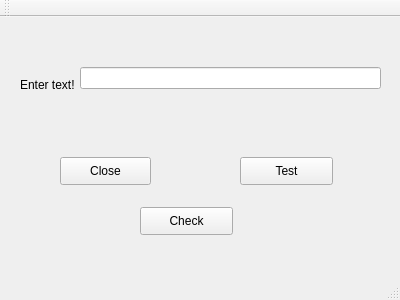
<?xml version="1.0" encoding="UTF-8"?>
<ui version="4.0">
 <class>MainWindow</class>
 <widget class="QMainWindow" name="MainWindow">
  <property name="geometry">
   <rect>
    <x>0</x>
    <y>0</y>
    <width>400</width>
    <height>300</height>
   </rect>
  </property>
  <property name="windowTitle">
   <string>MainWindow</string>
  </property>
  <widget class="QWidget" name="centralWidget">
   <widget class="QLineEdit" name="lineEdit">
    <property name="geometry">
     <rect>
      <x>80</x>
      <y>50</y>
      <width>301</width>
      <height>22</height>
     </rect>
    </property>
   </widget>
   <widget class="QLabel" name="label">
    <property name="geometry">
     <rect>
      <x>20</x>
      <y>60</y>
      <width>55</width>
      <height>16</height>
     </rect>
    </property>
    <property name="text">
     <string>Enter text!</string>
    </property>
   </widget>
   <widget class="QPushButton" name="pushButton">
    <property name="geometry">
     <rect>
      <x>240</x>
      <y>140</y>
      <width>93</width>
      <height>28</height>
     </rect>
    </property>
    <property name="text">
     <string>Test</string>
    </property>
   </widget>
   <widget class="QPushButton" name="pushButton_2">
    <property name="geometry">
     <rect>
      <x>60</x>
      <y>140</y>
      <width>91</width>
      <height>28</height>
     </rect>
    </property>
    <property name="text">
     <string>Close</string>
    </property>
   </widget>
   <widget class="QPushButton" name="pushButton_3">
    <property name="geometry">
     <rect>
      <x>140</x>
      <y>190</y>
      <width>93</width>
      <height>28</height>
     </rect>
    </property>
    <property name="text">
     <string>Check</string>
    </property>
   </widget>
  </widget>
  <widget class="QMenuBar" name="menuBar">
   <property name="geometry">
    <rect>
     <x>0</x>
     <y>0</y>
     <width>400</width>
     <height>26</height>
    </rect>
   </property>
  </widget>
  <widget class="QToolBar" name="mainToolBar">
   <attribute name="toolBarArea">
    <enum>TopToolBarArea</enum>
   </attribute>
   <attribute name="toolBarBreak">
    <bool>false</bool>
   </attribute>
  </widget>
  <widget class="QStatusBar" name="statusBar"/>
 </widget>
 <layoutdefault spacing="6" margin="11"/>
 <resources/>
 <connections/>
</ui>
